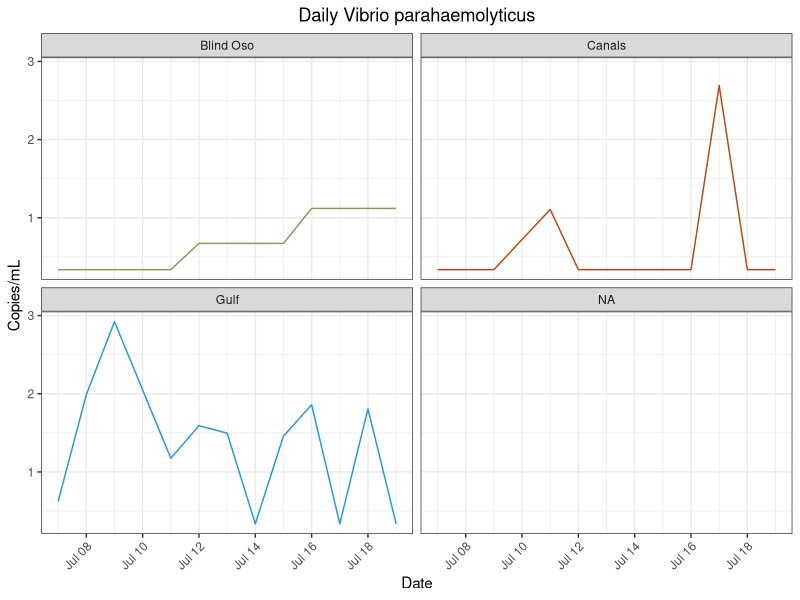
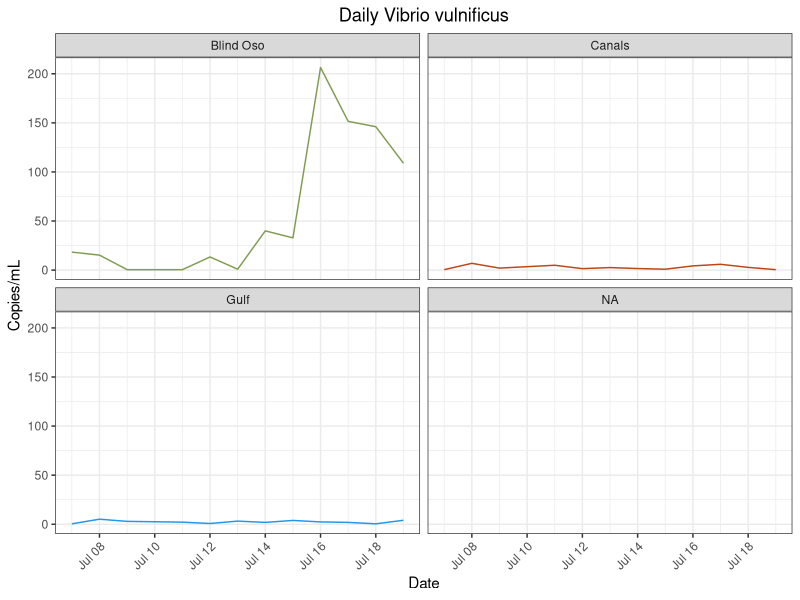
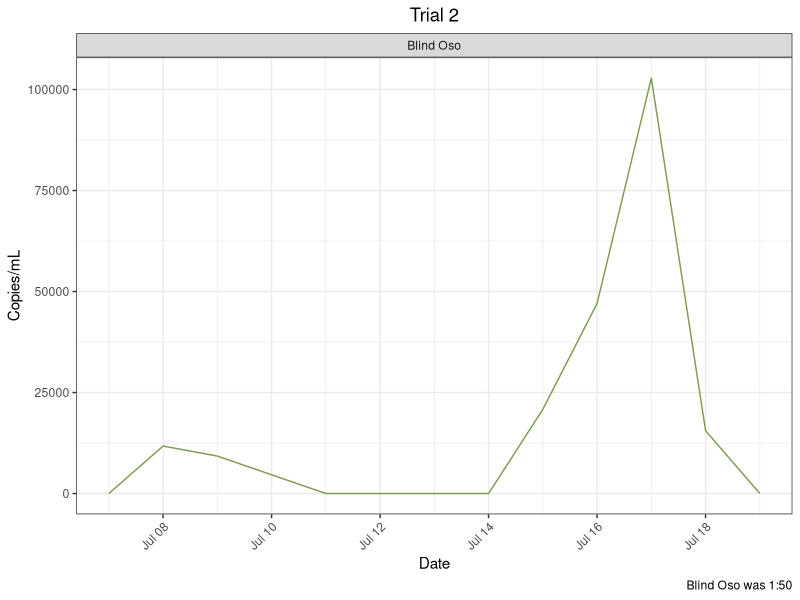
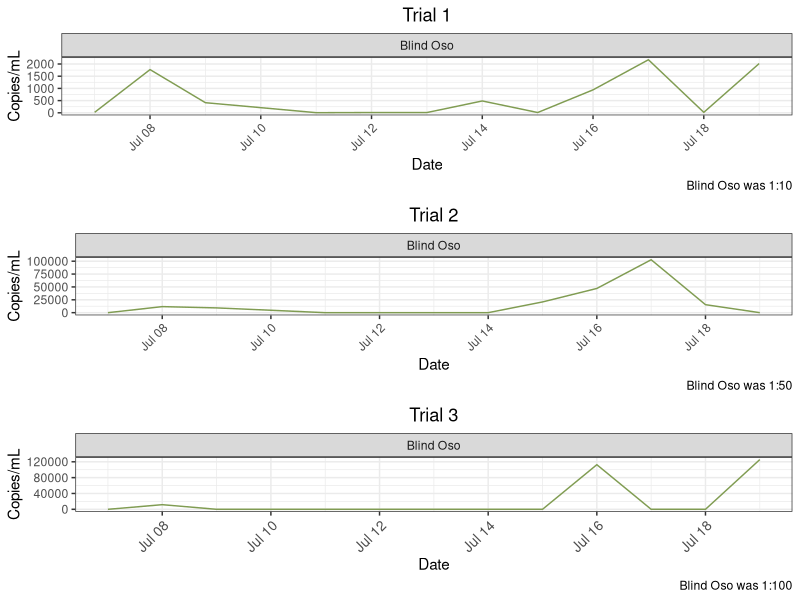
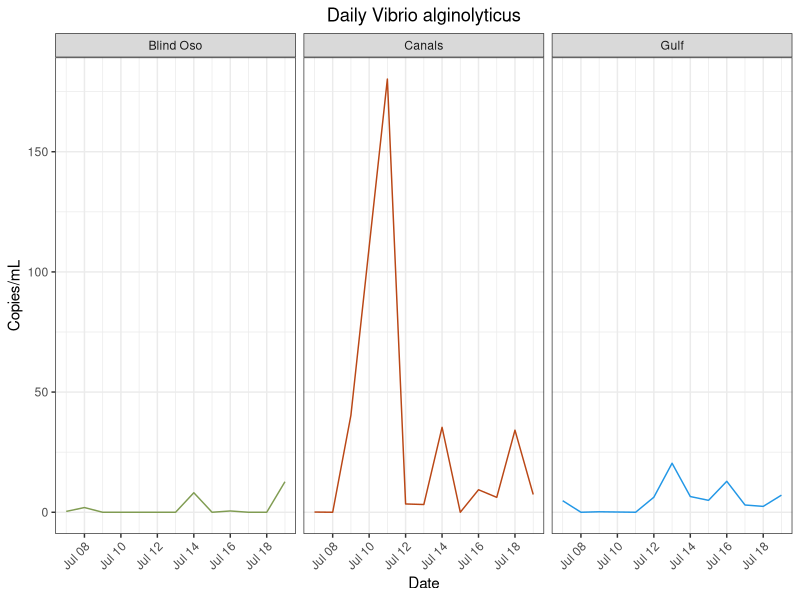
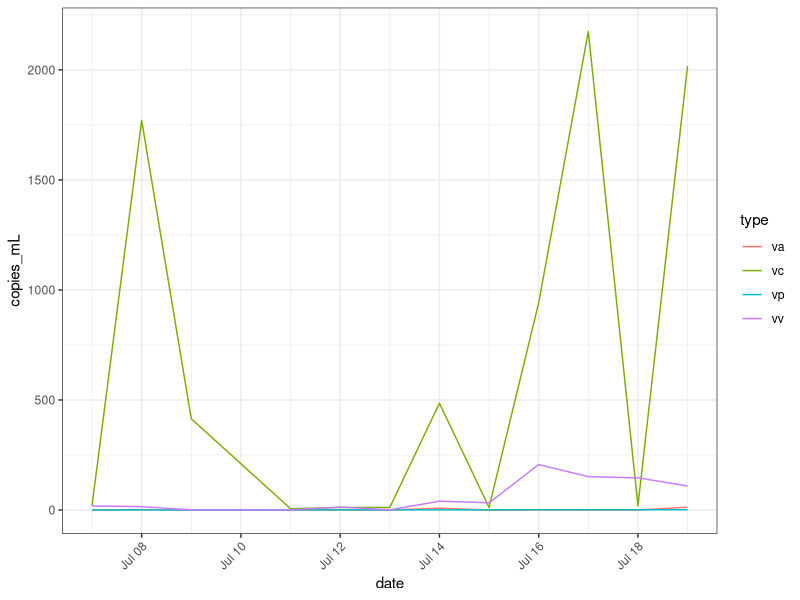
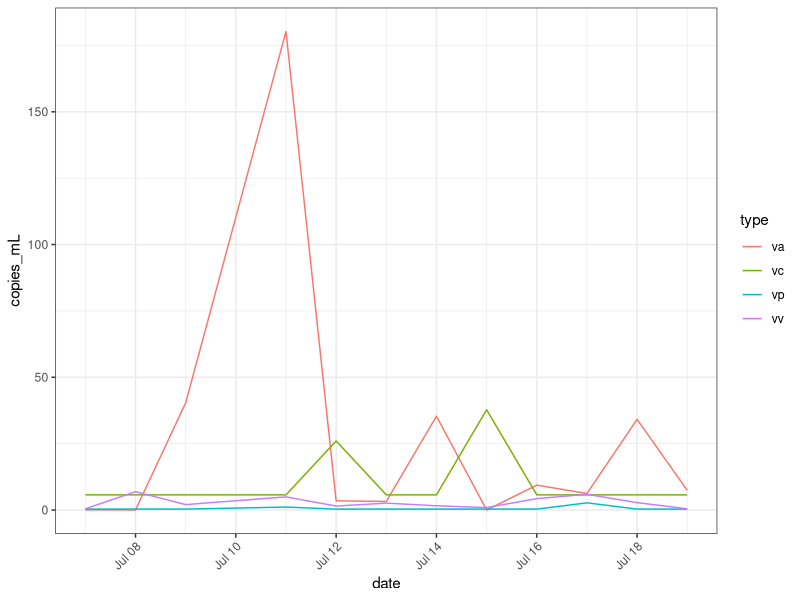
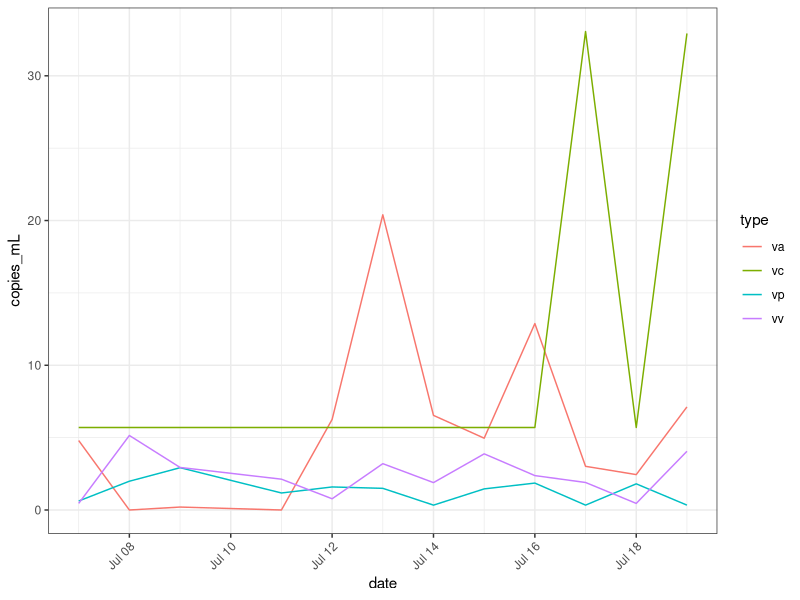

Source code (R) for these figures, in order:
## ---- chunk 1
library(here)
library(tidyverse)
library(lubridate)
library(ggpubr) #Stacking Plots
## ---- chunk 2
vp<- read_csv(here("data", "processed_data","vp_clean_copies.csv"))
vp_m<- read_csv(here("data", "processed_data","vp_mon_clean_copies.csv")) 

vv<- read_csv(here("data", "processed_data","vv_clean_copies_redo.csv")) #Trial two is best. Other trials exist too. 
vv_m<- read_csv(here("data", "processed_data","vv_clean_copies_mon.csv"))

vc<- read_csv(here("data", "processed_data", "vc_clean_copies_daily.csv"))
vc_m<- read_csv(here("data", "processed_data", "vc_clean_copies_mon.csv"))
vc_bo<- read_csv(here("data", "processed_data","vc_clean_copies_dail_1_50.csv")) #Ran 1:50. still had inhibition
vc_b100<- read_csv(here("data", "processed_data","vc_clean_copies_daily_1_100.csv")) #Ran 1:100.

va<- read_csv(here("data", "processed_data", "va_clean_copies_daily.csv"))
va_m<-  read_csv(here("data", "processed_data", "va_clean_copies_monthly.csv"))
## ---- chunk 3
vv<- vv %>%
  mutate(site = recode(site, "BO" = "Blind Oso")) %>%
  mutate(site = recode(site, "C2" = "Canals")) %>%
  mutate(site = recode(site, "RD" = "Gulf"))

vp<- vp %>%
  mutate(site = recode(site, "BO" = "Blind Oso")) %>%
  mutate(site = recode(site, "C2" = "Canals")) %>%
  mutate(site = recode(site, "RD" = "Gulf"))

vc<- vc %>%
  mutate(site = recode(site, "BO" = "Blind Oso")) %>%
  mutate(site = recode(site, "C2" = "Canals")) %>%
  mutate(site = recode(site, "RD" = "Gulf"))
vc_bo<- vc_bo %>%
  mutate(site = recode(site, "BO" = "Blind Oso")) %>%
  mutate(site = recode(site, "C2" = "Canals")) %>%
  mutate(site = recode(site, "RD" = "Gulf"))
vc_b100<- vc_b100 %>%
  mutate(site = recode(site, "BO" = "Blind Oso")) %>%
  mutate(site = recode(site, "C2" = "Canals")) %>%
  mutate(site = recode(site, "RD" = "Gulf"))

va<- va %>%
  mutate(site = recode(site, "BO" = "Blind Oso")) %>%
  mutate(site = recode(site, "C2" = "Canals")) %>%
  mutate(site = recode(site, "RD" = "Gulf"))
## ---- chunk 4
#Vp Mon
vp_m<- vp_m %>%
  select(!...1) 
jul_bo = data.frame(date = as.Date("2022-07-07"), copies_mL=0, site = "BO")
jul_c2 = data.frame(date = as.Date("2022-07-07"), copies_mL=0, site = "C2")
jul_rd = data.frame(date = as.Date("2022-07-07"), copies_mL=7.49310194, site = "RD")
vp_m = rbind(jul_bo, jul_c2, jul_rd, vp_m) %>%
  mutate(site = recode(site, "BO" = "Blind Oso")) %>%
  mutate(site = recode(site, "C2" = "Canals")) %>%
  mutate(site = recode(site, "RD" = "Gulf"))
                     

#Vv Mon
vv_m<- vv_m %>%
  select(!...1) 
jul_bo = data.frame(date = as.Date("2022-07-07"), copies_mL=0, site = "BO")
jul_c2 = data.frame(date = as.Date("2022-07-07"), copies_mL=0, site = "C2")
jul_rd = data.frame(date = as.Date("2022-07-07"), copies_mL=7.49310194, site = "RD")
vv_m = rbind(jul_bo, jul_c2, jul_rd, vv_m)%>%
  mutate(site = recode(site, "BO" = "Blind Oso")) %>%
  mutate(site = recode(site, "C2" = "Canals")) %>%
  mutate(site = recode(site, "RD" = "Gulf"))

vc_m<- vc_m %>%
  select(!...1) 
  jul_bo = data.frame(date = as.Date("2022-07-07"), copies_mL=263.208407, site = "BO")
  jul_c2 = data.frame(date = as.Date("2022-07-07"), copies_mL=0, site = "C2")
  jul_rd = data.frame(date = as.Date("2022-07-07"), copies_mL=0, site = "RD")
  vc_m = rbind(jul_bo, jul_c2, jul_rd, vc_m)%>%
    mutate(site = recode(site, "BO" = "Blind Oso")) %>%
    mutate(site = recode(site, "C2" = "Canals")) %>%
    mutate(site = recode(site, "RD" = "Gulf"))
  
 va_m<- va_m %>%
  select(!...1) 
  jul_bo = data.frame(date = as.Date("2022-07-07"), copies_mL=0, site = "BO")
  jul_c2 = data.frame(date = as.Date("2022-07-07"), copies_mL=5.494766, site = "C2")
  jul_rd = data.frame(date = as.Date("2022-07-07"), copies_mL=0, site = "RD")
  va_m = rbind(jul_bo, jul_c2, jul_rd, va_m)%>%
    mutate(site = recode(site, "BO" = "Blind Oso")) %>%
    mutate(site = recode(site, "C2" = "Canals")) %>%
    mutate(site = recode(site, "RD" = "Gulf")) 
## ---- chunk 5
png(file = here("results", "plots", "species_specific", "vp_daily.png"))
vp_d<- vp %>%
  ggplot() + geom_line(
    aes(x = date,
        y = copies_mL,
        color = site))+ 
  facet_wrap(~site)  +
  labs(x = "Date",
       y = "Copies/mL",
       title = "Daily Vibrio parahaemolyticus")+
  theme_bw()+
  theme(
    plot.title = element_text(hjust = 0.5),
    axis.text.x = element_text(hjust = 1, angle = 45),
    legend.position = "none")+
  scale_color_manual(values = c("Blind Oso" = "#809C52",
                                "Canals" = "#ba4716",
                                "Gulf" = "4c848c"))
dev.off()
vp_d
## ---- chunk 6
png(file = here("results", "plots", "species_specific", "vv_daily.png"))

vv_d<- vv %>%
  #filter(!site %in% "Blind Oso") %>%
  ggplot() + geom_line(
    aes(x = date,
        y = copies_mL,
        color = site))+ 
  facet_wrap(~site)  +
  labs(x = "Date",
       y = "Copies/mL",
       title = "Daily Vibrio vulnificus")+
  theme_bw()+
  theme(
    plot.title = element_text(hjust = 0.5),
    axis.text.x = element_text(hjust = 1, angle = 45),
    legend.position = "none")+ 
  scale_color_manual(values = c("Blind Oso" = "#809C52",
                                "Canals" = "#ba4716",
                                "Gulf" = "4c848c"))
dev.off()
vv_d
## ---- chunk 7
t1<-vc %>%
filter(site %in% "Blind Oso") %>%
  ggplot() + geom_line(
    aes(x = date,
        y = copies_mL,
        color = site))+ 
  facet_wrap(~site)  +
  labs(x = "Date",
       y = "Copies/mL",
       title = "Trial 1",
       caption = "Blind Oso was 1:10")+
  theme_bw()+
  theme(
    plot.title = element_text(hjust = 0.5),
    axis.text.x = element_text(hjust = 1, angle = 45),
    legend.position = "none")+ 
  scale_color_manual(values = c("Blind Oso" = "#809C52",
                                "Canals" = "#ba4716",
                                "Gulf" = "4c848c"))
## ---- chunk 8
png(file = here("results", "plots", "species_specific", "vc_daily.png"))

t2<- vc_bo %>%
  ggplot() + geom_line(
    aes(x = date,
        y = copies_mL,
        color = site))+ 
  facet_wrap(~site)  +
  labs(x = "Date",
       y = "Copies/mL",
       title = "Trial 2",
       caption = "Blind Oso was 1:50")+
  theme_bw()+
  theme(
    plot.title = element_text(hjust = 0.5),
    axis.text.x = element_text(hjust = 1, angle = 45),
    legend.position = "none")+ 
  scale_color_manual(values = c("Blind Oso" = "#809C52"))
dev.off()
t2
## ---- chunk 9
t3<- vc_b100 %>%
  ggplot() + geom_line(
    aes(x = date,
        y = copies_mL,
        color = site))+ 
  facet_wrap(~site)  +
  labs(x = "Date",
       y = "Copies/mL",
       title = "Trial 3",
       caption = "Blind Oso was 1:100")+
  theme_bw()+
  theme(
    plot.title = element_text(hjust = 0.5),
    axis.text.x = element_text(hjust = 1, angle = 45),
    legend.position = "none")+ 
  scale_color_manual(values = c("Blind Oso" = "#809C52"))
## ---- chunk 10
fig<- 
  ggarrange(t1, t2, t3 + font("x.text", size = 10), ncol = 1, nrow = 3)
fig

## ---- chunk 11
png(file = here("results", "plots", "species_specific", "va_daily.png"))

va_d<- va %>%
 #filter(!site %in% "Blind Oso") %>%
  ggplot() + geom_line(
    aes(x = date,
        y = copies_mL,
        color = site))+ 
  facet_wrap(~site)  +
  labs(x = "Date",
       y = "Copies/mL",
       title = "Daily Vibrio alginolyticus")+
  theme_bw()+
  theme(
    plot.title = element_text(hjust = 0.5),
    axis.text.x = element_text(hjust = 1, angle = 45),
    legend.position = "none")+ 
  scale_color_manual(values = c("Blind Oso" = "#809C52",
                                "Canals" = "#ba4716",
                                "Gulf" = "4c848c"))
dev.off()
va_d
## ---- chunk 12
#Make new columns with species 
type = "vc"
vc1<- cbind(vc, type)

type = "vv"
vv1<- cbind(vv, type)

type = "vp"
vp1<- cbind(vp, type)

type = "va"
va1<- cbind(va,type)

#Combine datasets
master<- rbind(vc1,vp1,vv1, va1)
## ---- chunk 13
png(file = here("results", "plots", "species_specific", "bo_daily.png"))

bo_daily<- master %>%
  filter(site %in% "Blind Oso")%>%
  ggplot() + geom_line(
    aes(
      x = date,
      y = copies_mL,
      color = type))+ 
  theme_bw()+
  theme(
    axis.text.x = element_text(hjust = 1, angle = 45))

dev.off()
bo_daily
## ---- chunk 14
png(file = here("results", "plots", "species_specific", "c2_daily.png"))

c2_daily<- master %>%
  filter(site %in% "Canals")%>%
  ggplot() + geom_line(
    aes(
      x = date,
      y = copies_mL,
      color = type))+ 
  theme_bw()+
  theme(
    axis.text.x = element_text(hjust = 1, angle = 45))

dev.off()
c2_daily
## ---- chunk 15
png(file = here("results", "plots", "species_specific", "rd_daily.png"))

rd_daily<- master %>%
  filter(site %in% "Gulf")%>%
  ggplot() + geom_line(
    aes(
      x = date,
      y = copies_mL,
      color = type))+ 
  theme_bw()+
  theme(
    axis.text.x = element_text(hjust = 1, angle = 45))

dev.off()
rd_daily
## ---- chunk 16
png(file = here("results", "plots", "species_specific", "vp_mon.png"))

vp_mon<- vp_m %>%
ggplot() + geom_line(
    aes(x = date,
        y = copies_mL,
        color = site))+ 
  geom_point(
     aes(x = date,
        y = copies_mL,
        color = site))+
  facet_wrap(~site)  +
  labs(x = "Date",
       y = "Copies/mL",
       title = "Monthly Vibrio parahaemolyticus")+
  theme_bw()+
  theme(
    plot.title = element_text(hjust = 0.5),
    axis.text.x = element_text(hjust = 1, angle = 45),
    legend.position = "none")+
  scale_color_manual(values = c("Blind Oso" = "#809C52",
                                "Canals" = "#ba4716",
                                "Gulf" = "4c848c"))+
  scale_x_date(date_breaks = "1 month", date_labels = "%b")

dev.off()
vp_mon
## ---- chunk 17
png(file = here("results", "plots", "species_specific", "vv_mon.png"))
vv_mon<- vv_m %>%
  filter(!site %in% c("E3", "NT")) %>%
 ggplot() + geom_line(
    aes(x = date,
        y = copies_mL,
        color = site))+ 
  geom_point(
     aes(x = date,
        y = copies_mL,
        color = site))+
  facet_wrap(~site)  +
  labs(x = "Date",
       y = "Copies/mL",
       title = "Monthly Vibrio vulnificus")+
  theme_bw()+
  theme(
    plot.title = element_text(hjust = 0.5),
    axis.text.x = element_text(hjust = 1, angle = 45),
    legend.position = "none")+
  scale_color_manual(values = c("Blind Oso" = "#809C52",
                                "Canals" = "#ba4716",
                                "Gulf" = "4c848c"))+
  scale_x_date(date_breaks = "1 month", date_labels = "%b")
dev.off()
vv_mon
## ---- chunk 18
png(file = here("results", "plots", "species_specific", "vc_mon.png"))
vc_mon<- vc_m %>%
  #filter(!site %in% "Blind Oso") %>%
 ggplot() + geom_line(
    aes(x = date,
        y = copies_mL,
        color = site))+ 
  geom_point(
     aes(x = date,
        y = copies_mL,
        color = site))+
  facet_wrap(~site)  +
  labs(x = "Date",
       y = "Copies/mL",
       title = "Monthly Vibrio cholerae")+
  theme_bw()+
  theme(
    plot.title = element_text(hjust = 0.5),
    axis.text.x = element_text(hjust = 1, angle = 45),
    legend.position = "none")+
  scale_color_manual(values = c("Blind Oso" = "#809C52",
                                "Canals" = "#ba4716",
                                "Gulf" = "4c848c"))+
  scale_x_date(date_breaks = "1 month", date_labels = "%b")
dev.off()
vc_mon
## ---- chunk 19
png(file = here("results", "plots", "species_specific", "va_mon.png"))
va_mon<- va_m %>%
  #filter(!site %in% "Blind Oso") %>%
 ggplot() + geom_line(
    aes(x = date,
        y = copies_mL,
        color = site))+ 
  geom_point(
     aes(x = date,
        y = copies_mL,
        color = site))+
  facet_wrap(~site)  +
  labs(x = "Date",
       y = "Copies/mL",
       title = "Monthly Vibrio alginolyticus")+
  theme_bw()+
  theme(
    plot.title = element_text(hjust = 0.5),
    axis.text.x = element_text(hjust = 1, angle = 45),
    legend.position = "none")+
  scale_color_manual(values = c("Blind Oso" = "#809C52",
                                "Canals" = "#ba4716",
                                "Gulf" = "4c848c"))+
  scale_x_date(date_breaks = "1 month", date_labels = "%b")
dev.off()
va_mon
